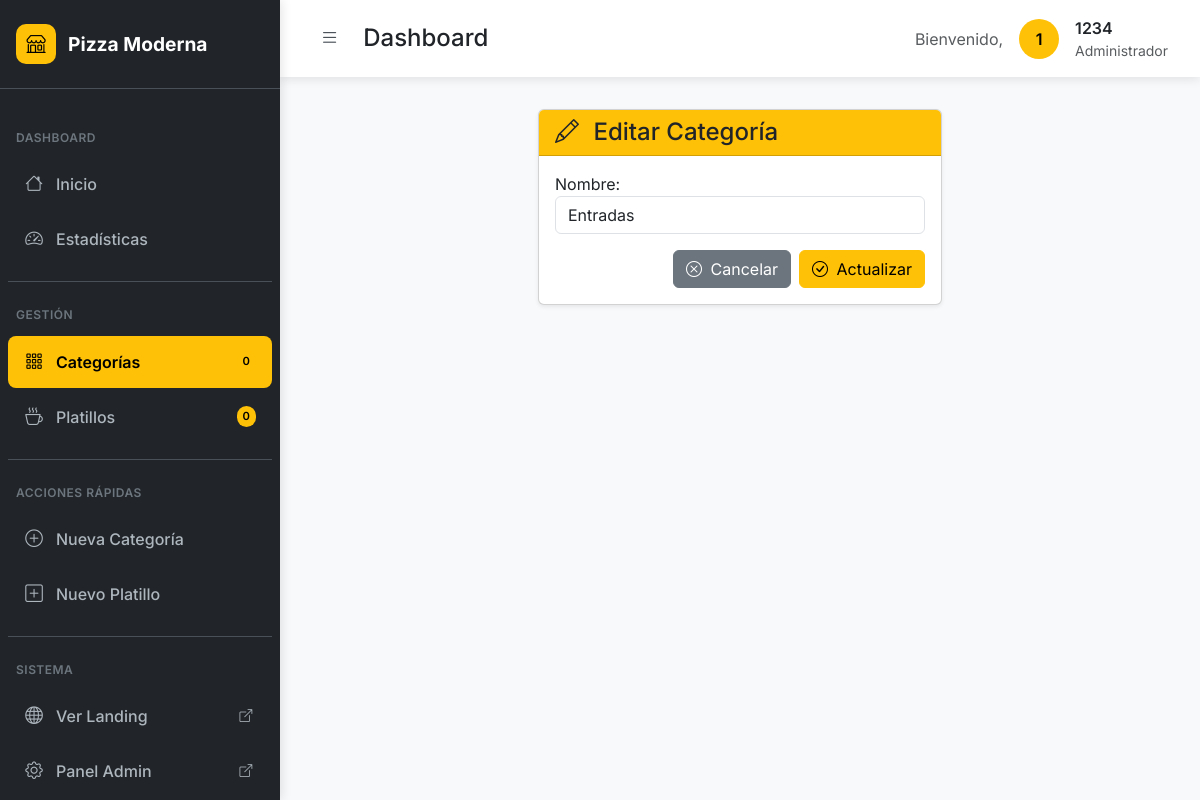
/platillos/categorias/7/edit/ (signed in), run on the app's committed database.
### apps/accounts/models.py (models this page shows)
class AppUser(AbstractUser):
    pass

### apps/platillos/models.py (models this page shows, shortened)
class Categoria(models.Model):
    nombre = models.CharField(max_length=100)

### apps/platillos/views.py (the view)
# urls.py: path('categorias/<int:pk>/edit/', views.CategoriaUpdateView.as_view(), name='categoria_edit'),
class CategoriaUpdateView(LoginRequiredMixin, UpdateView):
    model = Categoria
    form_class = CategoriaForm
    template_name = 'categorias/categoria_edit_form.html'
    success_url = '/platillos/categorias/'

### apps/platillos/forms.py
class CategoriaForm(forms.ModelForm):
    class Meta:
        model = Categoria
        fields = ['nombre']
        widgets = {
            'nombre': forms.TextInput(attrs={'class': 'form-control', 'placeholder': 'Ingrese el nombre de la categoría'})
        }

### templates/categorias/categoria_edit_form.html (shortened to what this page needs)
{% extends 'main/base_user.html' %}
{% block content %}
<div class="container-fluid">
    <div class="row justify-content-center">
        <div class="col-md-6">
            <div class="card shadow-sm">
                <div class="card-header bg-warning text-dark">
                    <h4 class="mb-0">
                        <i class="bi bi-pencil me-2"></i>
                        Editar Categoría
                    </h4>
                </div>
                <div class="card-body">
                    <form method="post">
                        {{ form.as_p }}
                        <div class="d-flex justify-content-end gap-2">
                            <a href="{% url 'platillos:categoria_list' %}" class="btn btn-secondary">
                                <i class="bi bi-x-circle me-1"></i>
                                Cancelar
                            </a>
                            <button type="submit" class="btn btn-warning">
                                <i class="bi bi-check-circle me-1"></i>
                                Actualizar
                            </button>
                        </div>
                    </form>
                </div>
            </div>
        </div>
    </div>
</div>
{% endblock %}

### templates/main/base_user.html (shortened to what this page needs)
{% load static %}
<!DOCTYPE html>
<html lang="es" class="h-100">
<head>
    <link href="{% static 'bootstrap/css/bootstrap.min.css' %}" rel="stylesheet">
    <link rel="stylesheet" href="https://cdn.jsdelivr.net/npm/bootstrap-icons@1.11.1/font/bootstrap-icons.css">
</head>
<body>
    <nav class="sidebar" id="sidebar">
        <div class="sidebar-header">
            <div class="logo">
                <i class="bi bi-shop"></i>
            </div>
            <span class="brand">Pizza Moderna</span>
        </div>
        <div class="sidebar-menu">
            <div class="menu-label">Dashboard</div>
            <div class="menu-item">
                <a href="{% url 'main:index' %}" class="menu-link {% if request.resolver_match.url_name == 'index' %}active{% endif %}">
                    <i class="bi bi-house"></i>
                    <span class="menu-text">Inicio</span>
                </a>
            </div>
            <div class="menu-item">
                <a href="{% url 'main:dashboard' %}" class="menu-link {% if request.resolver_match.url_name == 'dashboard' %}active{% endif %}">
                    <i class="bi bi-speedometer2"></i>
                    <span class="menu-text">Estadísticas</span>
                </a>
            </div>
            <div class="menu-divider"></div>
            <div class="menu-label">Gestión</div>
            <div class="menu-item">
                <a href="{% url 'platillos:categoria_list' %}" class="menu-link {% if 'categoria' in request.resolver_match.url_name %}active{% endif %}">
                    <i class="bi bi-grid-3x3-gap"></i>
                    <span class="menu-text">Categorías</span>
                    <span class="menu-badge">{{ categorias_count|default:"0" }}</span>
                </a>
            </div>
            <div class="menu-item">
                <a href="{% url 'platillos:platillo_list' %}" class="menu-link {% if 'platillo' in request.resolver_match.url_name %}active{% endif %}">
                    <i class="bi bi-cup-hot"></i>
                    <span class="menu-text">Platillos</span>
                    <span class="menu-badge">{{ platillos_count|default:"0" }}</span>
                </a>
            </div>
            <div class="menu-divider"></div>
            <div class="menu-label">Acciones Rápidas</div>
            <div class="menu-item">
                <a href="{% url 'platillos:categoria_create' %}" class="menu-link">
                    <i class="bi bi-plus-circle"></i>
                    <span class="menu-text">Nueva Categoría</span>
                </a>
            </div>
            <div class="menu-item">
                <a href="{% url 'platillos:platillo_create' %}" class="menu-link">
                    <i class="bi bi-plus-square"></i>
                    <span class="menu-text">Nuevo Platillo</span>
                </a>
            </div>
            <div class="menu-divider"></div>
            <div class="menu-label">Sistema</div>
            <div class="menu-item">
                <a href="{% url 'main:landing' %}" class="menu-link" target="_blank">
                    <i class="bi bi-globe"></i>
                    <span class="menu-text">Ver Landing</span>
                    <i class="bi bi-box-arrow-up-right ms-auto" style="font-size: 0.8rem;"></i>
                </a>
            </div>
            <div class="menu-item">
                <a href="/admin/" class="menu-link" target="_blank">
                    <i class="bi bi-gear"></i>
                    <span class="menu-text">Panel Admin</span>
                    <i class="bi bi-box-arrow-up-right ms-auto" style="font-size: 0.8rem;"></i>
                </a>
            </div>
        </div>
    </nav>
    <div class="main-content">
        <div class="top-bar">
            <div class="d-flex align-items-center">
                <button class="sidebar-toggle" id="sidebarToggle">
                    <i class="bi bi-list"></i>
                </button>
                <h1 class="h4 mb-0 ms-3">{% block page_title %}Dashboard{% endblock %}</h1>
            </div>
            <div class="user-menu">
                <span class="text-muted d-none d-md-inline">Bienvenido,</span>
                <div class="user-avatar">
                    {{ user.first_name.0|default:user.username.0|upper }}
                </div>
                <div class="d-none d-md-block">
                    <div class="fw-semibold">{{ user.first_name|default:user.username }}</div>
                    <div class="text-muted small">Administrador</div>
                </div>
            </div>
        </div>
        <div class="content-area">
            {% block content %}{% endblock %}
        </div>
    </div>
</body>
</html>

### templates/main/base_user.html (style rules this page uses)
:root { --sidebar-width: 280px; --sidebar-collapsed-width: 70px; --primary-color: #ffc107; --primary-dark: #e0a800; --sidebar-bg: #212529; --sidebar-hover: #495057; }
body { font-family: 'Inter', sans-serif; background-color: #f8f9fa; }
.sidebar { position: fixed; left: 0; top: 0; height: 100vh; width: var(--sidebar-width); background: var(--sidebar-bg); transition: all 0.3s ease; z-index: 1000; overflow-y: auto; box-shadow: 2px 0 10px rgba(0,0,0,0.1); }
.sidebar-header { padding: 1.5rem 1rem; border-bottom: 1px solid #495057; display: flex; align-items: center; gap: 12px; }
.sidebar-header .logo { width: 40px; height: 40px; background: var(--primary-color); border-radius: 10px; display: flex; align-items: center; justify-content: center; color: #000; font-weight: bold; font-size: 1.2rem; flex-shrink: 0; }
.sidebar-header .brand { color: white; font-weight: 700; font-size: 1.2rem; white-space: nowrap; transition: opacity 0.3s ease; }
.sidebar-menu { padding: 1rem 0; }
.menu-item { margin: 0.2rem 0.5rem; }
.menu-link { display: flex; align-items: center; padding: 0.8rem 1rem; color: #adb5bd; text-decoration: none; border-radius: 8px; transition: all 0.2s ease; gap: 12px; position: relative; font-weight: 500; }
.menu-link.active { background-color: var(--primary-color); color: #000; font-weight: 600; }
.menu-link i { width: 20px; text-align: center; flex-shrink: 0; font-size: 1.1rem; }
.menu-text { white-space: nowrap; transition: opacity 0.3s ease; }
.menu-divider { height: 1px; background: #495057; margin: 1rem 0.5rem; }
.menu-label { color: #6c757d; font-size: 0.75rem; font-weight: 600; text-transform: uppercase; letter-spacing: 0.5px; padding: 0.5rem 1rem; margin-top: 1rem; transition: opacity 0.3s ease; }
.main-content { margin-left: var(--sidebar-width); transition: margin-left 0.3s ease; min-height: 100vh; }
.top-bar { background: white; padding: 1rem 2rem; box-shadow: 0 2px 10px rgba(0,0,0,0.1); display: flex; align-items: center; justify-content: space-between; position: sticky; top: 0; z-index: 100; }
.sidebar-toggle { background: none; border: none; font-size: 1.2rem; color: #495057; cursor: pointer; padding: 0.5rem; border-radius: 6px; transition: all 0.2s ease; }
.user-menu { display: flex; align-items: center; gap: 1rem; }
.user-avatar { width: 40px; height: 40px; background: var(--primary-color); border-radius: 50%; display: flex; align-items: center; justify-content: center; color: #000; font-weight: 600; }
.content-area { padding: 2rem; }
.menu-badge { background: var(--primary-color); color: #000; font-size: 0.7rem; padding: 2px 6px; border-radius: 10px; margin-left: auto; font-weight: 600; }

### data on the page
AppUser: first_name.0 "1", first_name "1234"
Categoria: nombre "Entradas"

### other printed values
{{ categorias_count|default:"0" }} "0"
{{ platillos_count|default:"0" }} "0"
